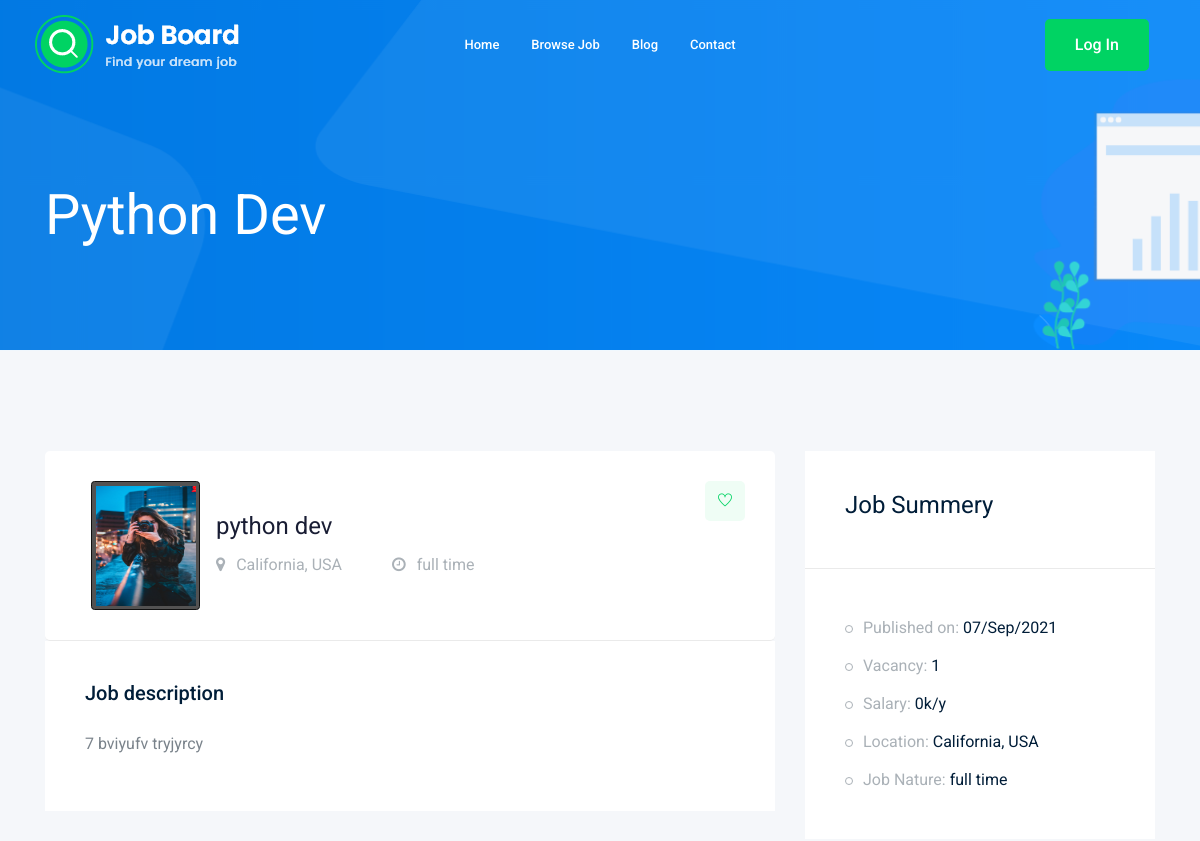
/jobs/python-dev (upper part), run on an earlier commit of the app's database.
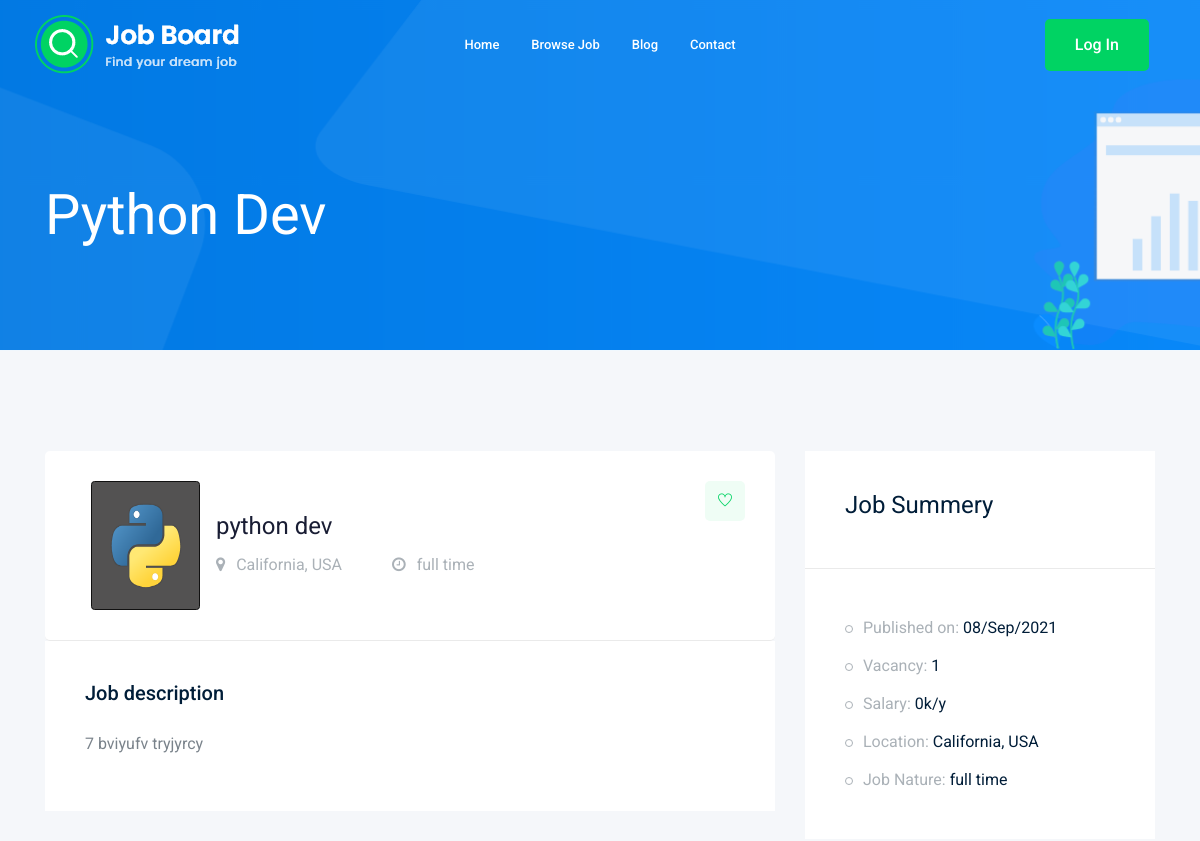
And on a later commit of the database.
### jobs/models.py (models this page shows, shortened)
class jobs(models.Model):
    user=models.ForeignKey(User, verbose_name=("user"), on_delete=models.CASCADE)
    title=CharField(max_length=50)
    job_type=CharField(max_length=20, choices=Job_Type)
    description=models.TextField(max_length=1500)
    published_at=models.DateTimeField(auto_now=True)
    vacancy= models.IntegerField(default=1)
    salary=models.IntegerField(default=0)
    excprince =models.IntegerField(default=1)
    category=models.ForeignKey(Category,on_delete=CASCADE)
    img = models.ImageField(max_length=256, upload_to='jobs/')
    Gander=CharField(max_length=20,choices=Gander)
    slug=models.SlugField(blank=True,null=True)
    def __str__(self) -> str:
        return self.title

### jobs/views.py (the view)
# urls.py: path('<str:slug>',views.job_detalis,name='job_detalis'),
def job_detalis(request,slug):
   job_detalis=jobs.objects.get(slug=slug)
   if request.method == 'POST':
       form=Apply_job(request.POST , request.FILES )
       if form.is_valid():
           print('valid')
           myform=form.save(commit=False)
           myform.job=job_detalis
           myform.save()
   else:
        form = Apply_job()
   context={'job':job_detalis,'form':form}
   return render(request,'jobs/job_ditales.html',context)

### jobs/templates/jobs/job_ditales.html (shortened to what this page needs)
{% extends 'base.html' %}
{% load bootstrap4 %}
{% block bodey %}
    <div class="bradcam_area bradcam_bg_1">
        <div class="container">
            <div class="row">
                <div class="col-xl-12">
                    <div class="bradcam_text">
                        <h3>{{job}}</h3>
                    </div>
                </div>
            </div>
        </div>
    </div>
    <div class="job_details_area">
        <div class="container">
            <div class="row">
                <div class="col-lg-8">
                    <div class="job_details_header">
                        <div class="single_jobs white-bg d-flex justify-content-between">
                            <div class="jobs_left d-flex align-items-center">
                                <div class="img-thumbnail mx-3">
                                    <img src="{{job.img.url}}"width="100px" height="120px" alt="" >
                                </div>
                                <div class="jobs_conetent">
                                    <a href="#"><h4>{{job}}</h4></a>
                                    <div class="links_locat d-flex align-items-center">
                                        <div class="location">
                                            <p> <i class="fa fa-map-marker"></i> California, USA</p>
                                        </div>
                                        <div class="location">
                                            <p> <i class="fa fa-clock-o"></i> {{job.job_type}}</p>
                                        </div>
                                    </div>
                                </div>
                            </div>
                            <div class="jobs_right">
                                <div class="apply_now">
                                    <a class="heart_mark" href="#"> <i class="ti-heart"></i> </a>
                                </div>
                            </div>
                        </div>
                    </div>
                    <div class="descript_wrap white-bg">
                        <div class="single_wrap">
                            <h4>Job description</h4>
                            <p>{{job.description}}</p>
                        </div>
                    </div>
                </div>
                <div class="col-lg-4">
                    <div class="job_sumary">
                        <div class="summery_header">
                            <h3>Job Summery</h3>
                        </div>
                        <div class="job_content">
                            <ul>
                                <li>Published on: <span>{{job.published_at|date:'d/M/o'}}</span></li>
                                <li>Vacancy: <span>{{job.vacancy}}</span></li>
                                <li>Salary: <span>{{job.salary}}k/y</span></li>
                                <li>Location: <span>California, USA</span></li>
                                <li>Job Nature: <span> {{job.job_type}}</span></li>
                            </ul>
                        </div>
                    </div>
                </div>
            </div>
        </div>
    </div>
{% endblock bodey %}

What changed in the data, as far as the page shows it:
changed jobs "Python Dev": img: a different picture; published_at "07/Sep/2021" → "08/Sep/2021"
